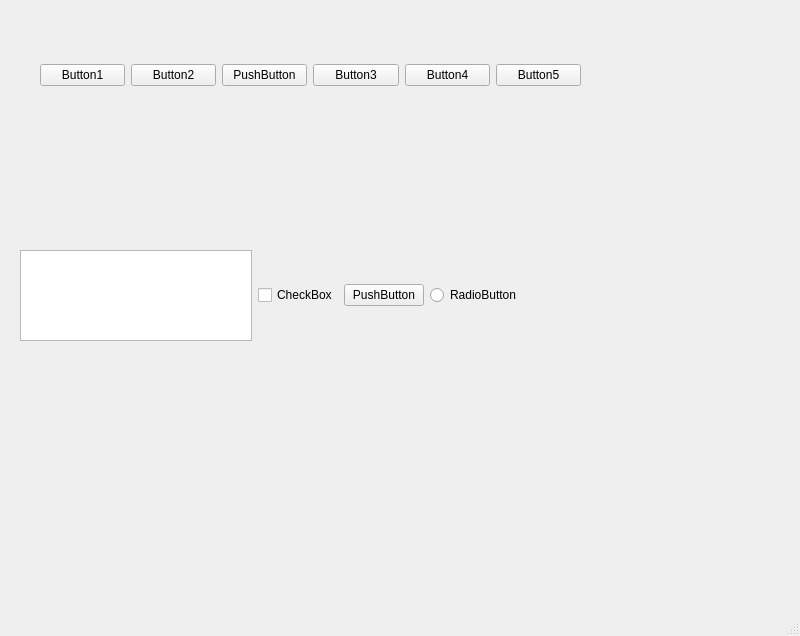
<?xml version="1.0" encoding="UTF-8"?>
<ui version="4.0">
 <class>MainWindow</class>
 <widget class="QMainWindow" name="MainWindow">
  <property name="geometry">
   <rect>
    <x>0</x>
    <y>0</y>
    <width>800</width>
    <height>636</height>
   </rect>
  </property>
  <property name="windowTitle">
   <string>MainWindow</string>
  </property>
  <widget class="QWidget" name="centralwidget">
   <widget class="QWidget" name="horizontalLayoutWidget">
    <property name="geometry">
     <rect>
      <x>20</x>
      <y>250</y>
      <width>501</width>
      <height>91</height>
     </rect>
    </property>
    <layout class="QHBoxLayout" name="horizontalLayout_2">
     <item>
      <widget class="QListWidget" name="listWidget"/>
     </item>
     <item>
      <widget class="QCheckBox" name="checkBox">
       <property name="text">
        <string>CheckBox</string>
       </property>
      </widget>
     </item>
     <item>
      <widget class="QPushButton" name="pushButton_6">
       <property name="text">
        <string>PushButton</string>
       </property>
      </widget>
     </item>
     <item>
      <widget class="QRadioButton" name="radioButton">
       <property name="text">
        <string>RadioButton</string>
       </property>
      </widget>
     </item>
    </layout>
   </widget>
   <widget class="QWidget" name="">
    <property name="geometry">
     <rect>
      <x>40</x>
      <y>20</y>
      <width>541</width>
      <height>111</height>
     </rect>
    </property>
    <layout class="QHBoxLayout" name="horizontalLayout">
     <item>
      <widget class="QPushButton" name="pushButton">
       <property name="text">
        <string>Button1</string>
       </property>
      </widget>
     </item>
     <item>
      <widget class="QPushButton" name="pushButton_2">
       <property name="text">
        <string>Button2</string>
       </property>
      </widget>
     </item>
     <item>
      <widget class="QPushButton" name="pushButton_7">
       <property name="text">
        <string>PushButton</string>
       </property>
      </widget>
     </item>
     <item>
      <widget class="QPushButton" name="pushButton_3">
       <property name="text">
        <string>Button3</string>
       </property>
      </widget>
     </item>
     <item>
      <widget class="QPushButton" name="pushButton_4">
       <property name="text">
        <string>Button4</string>
       </property>
      </widget>
     </item>
     <item>
      <widget class="QPushButton" name="pushButton_5">
       <property name="text">
        <string>Button5</string>
       </property>
      </widget>
     </item>
    </layout>
   </widget>
  </widget>
  <widget class="QMenuBar" name="menubar">
   <property name="geometry">
    <rect>
     <x>0</x>
     <y>0</y>
     <width>800</width>
     <height>26</height>
    </rect>
   </property>
  </widget>
  <widget class="QStatusBar" name="statusbar"/>
 </widget>
 <resources/>
 <connections/>
</ui>
